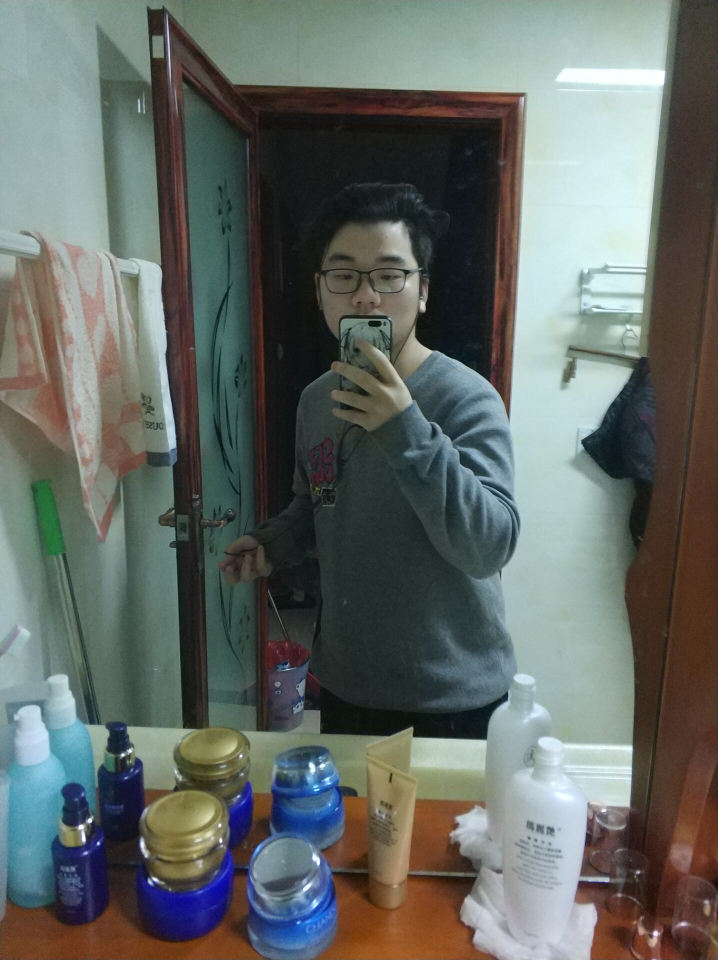
#> input picture pic/pangzi.jpg, 1436 x 1920 px, given in place of image_0067.jpg, which was not available (shown at 1/2 size)
$ python 'class4_色彩空间.py'
#> lines starting #> are read from the running program, lines starting #| are printed output that depends on the picture; after the words box and inside, x2 and y2 are one past the last pixel; in counts of white or black regions, pixels touching at a corner belong together; pictures that were not available may be replaced by others from this repository, and a replacement may not be noted
import cv2 as cv
import numpy as np

#过滤某个颜色
def extrace_object():
    #读取视屏
    capture = cv.VideoCapture("F:\software/tensorflow&opencv\opencv/video/01.mp4")
    while (True):
        ret,frame = capture.read()

        if ret == False:
            break

        #过滤绿色   可以很好地追踪颜色对象
        hsv = cv.cvtColor(frame,cv.COLOR_BGR2HSV)
        cv.imshow("hsv", hsv)
        lower_hsv = np.array([37,43,46])#HSV三通道的最小值
        upper_hsv = np.array([77, 255, 255])#HSV三通道的最大值

        mask = cv.inRange(hsv,lowerb=lower_hsv,upperb=upper_hsv)

        dst = cv.bitwise_and(frame,frame,mask=mask)
        cv.imshow("mask",mask)
        cv.imshow("dst", dst)

        cv.imshow("video",frame)
        c = cv.waitKey(40)
        if c==27:
            break


#色彩空间相互转换
def color_space_demo(image):
    #转换成GRAY的色彩空间
    gray = cv.cvtColor(image,cv.COLOR_BGR2GRAY)
    cv.imshow("gray",gray)
    #转换成HSV的色彩空间
    hsv = cv.cvtColor(image,cv.COLOR_BGR2HSV)
    cv.imshow("hsv",hsv)
    #转换成yuv色彩空间
    yuv = cv.cvtColor(image,cv.COLOR_BGR2YUV)
    cv.imshow("yuv", yuv)


# 读取图片,读取的数据为numpy的多元数组
src = cv.imread('F:/software/tensorflow-inception/pic_test/image_0067.jpg')
#> src is the input picture: shape (1920, 1436, 3); mean B, G, R 101.6, 106, 99.8
# opencv命名
cv.namedWindow("input image", cv.WINDOW_AUTOSIZE)
# 显示图片
cv.imshow("input image", src)

#将RGB三通道分离
b,g,r = cv.split(src)
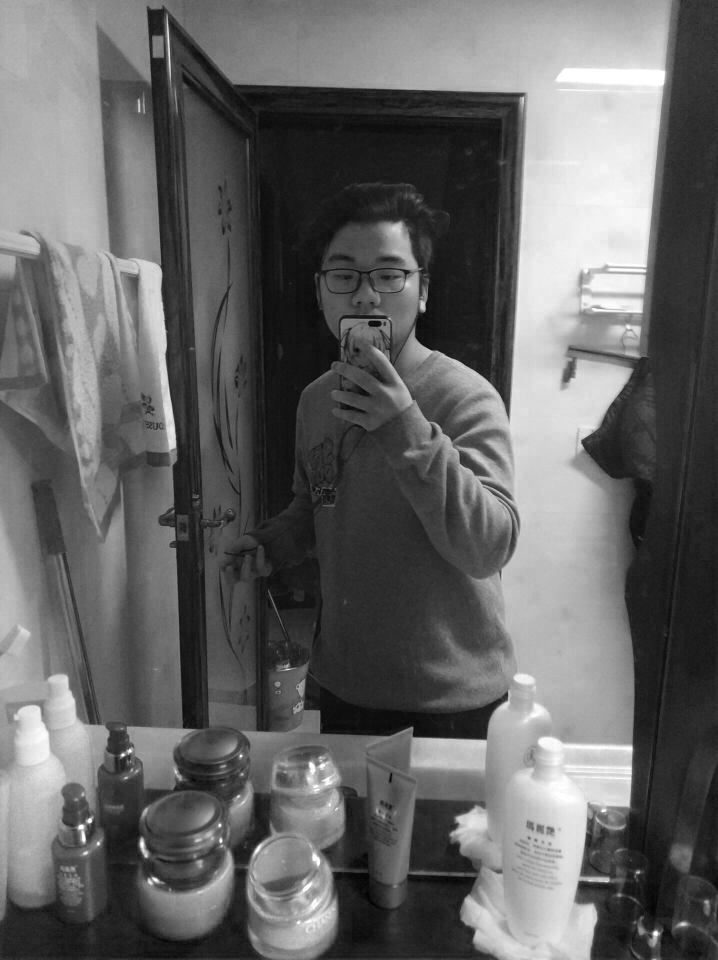
#> b: shape (1920, 1436) (shown at 1/2 size); min 0, max 255, mean 101.6
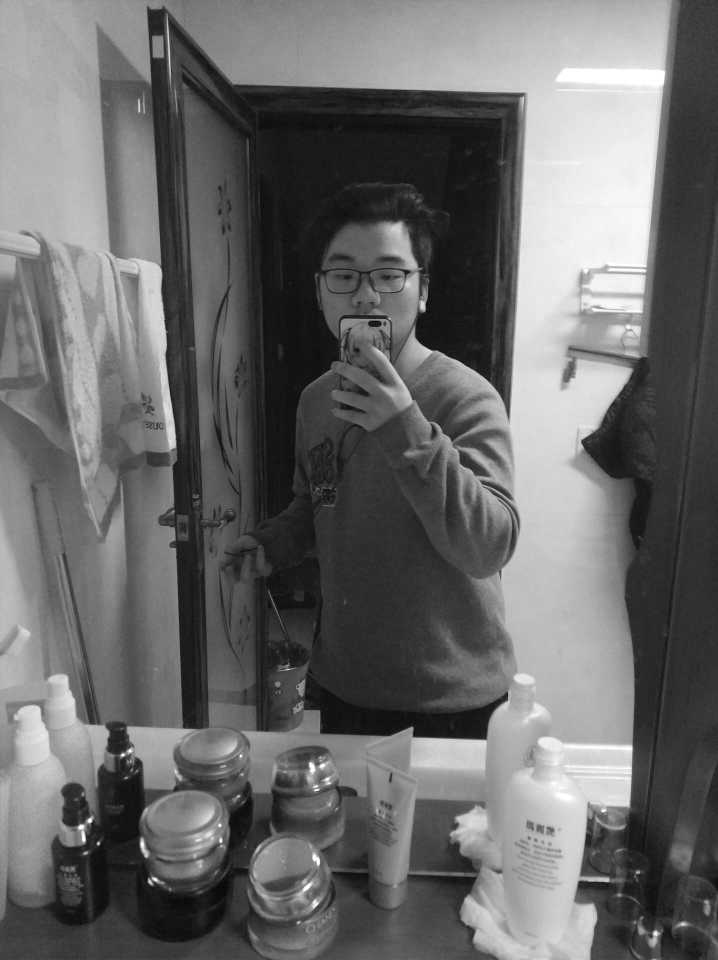
#> g: shape (1920, 1436) (shown at 1/2 size); min 4, max 255, mean 106
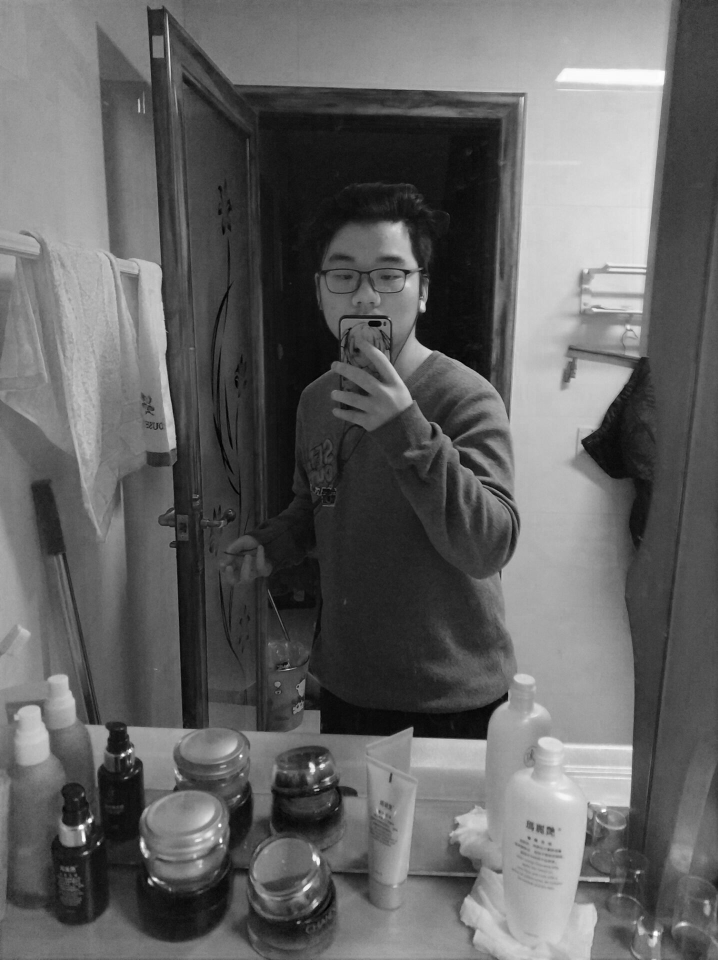
#> r: shape (1920, 1436) (shown at 1/2 size); min 0, max 255, mean 99.8
cv.imshow("Blue",b)
cv.imshow("Green",g)
cv.imshow("Red",r)

#更改通道，将第三通道更改为0
src[:,:,2]=0
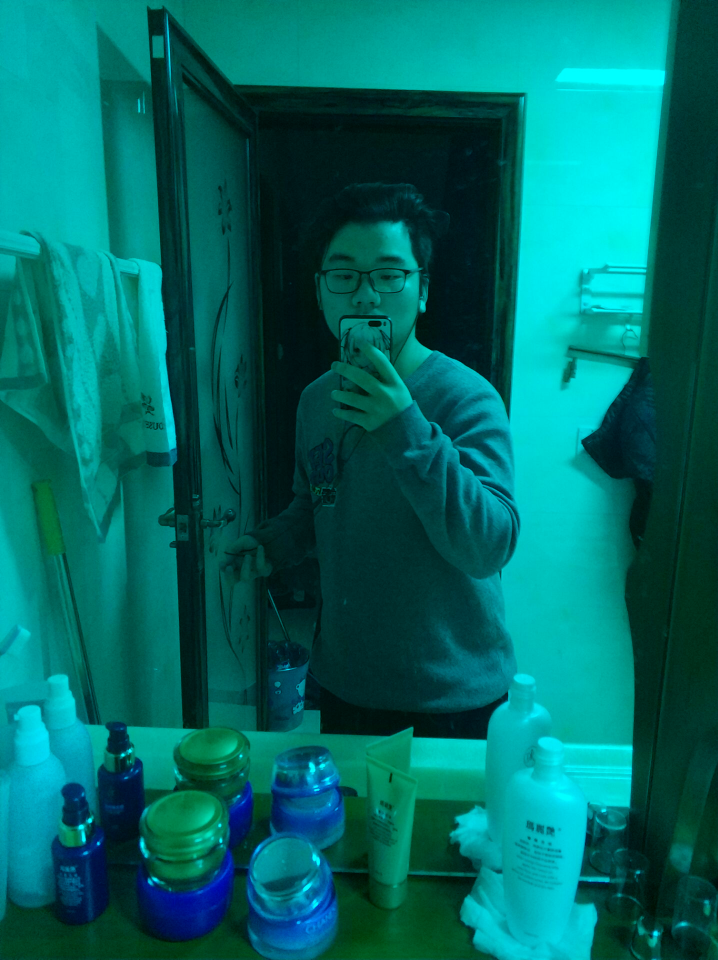
#> src: shape (1920, 1436, 3) (shown at 1/2 size); mean B, G, R 101.6, 106, 0
cv.imshow("changed1 image",src)
#合并通道
src = cv.merge([b,g,r])
cv.imshow("changed image",src)

extrace_object()
#> in extrace_object, `hsv = cv.cvtColor(frame,cv.COLOR_BGR2HSV)`: hsv: shape (1920, 1436, 3); mean H, S, V 64.8, 68.4, 115.8
#> in extrace_object, `mask = cv.inRange(hsv,lowerb=lower_hsv,upperb=upper_hsv)`:
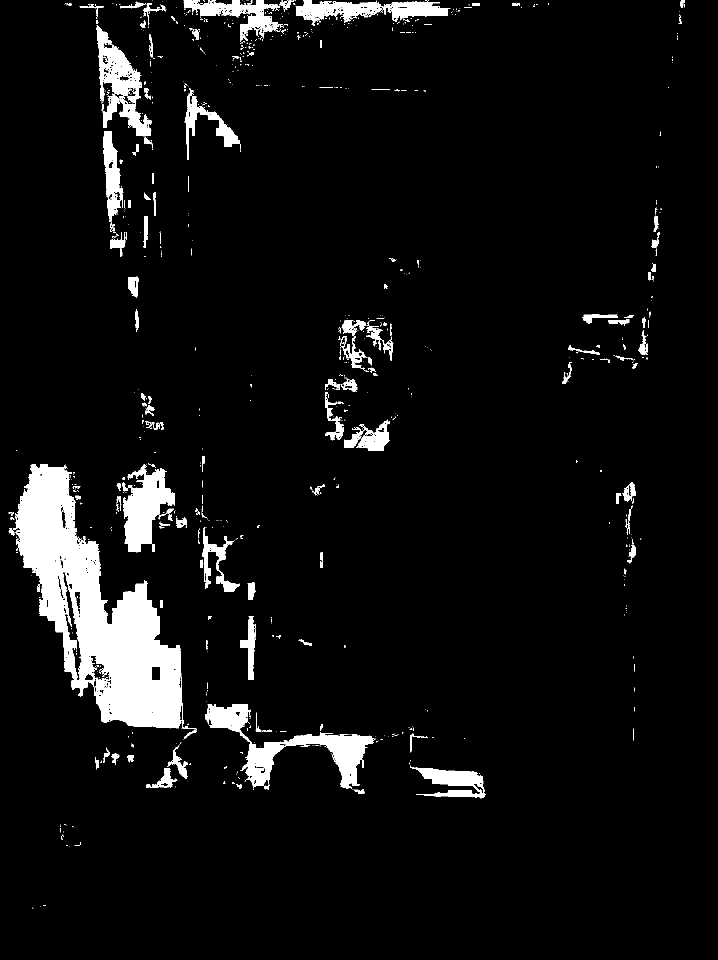
#> mask: shape (1920, 1436) (shown at 1/2 size); 6.1% white; 915 white regions (751 under 20 px), largest, box (x1, y1, x2, y2) and area: (26, 928, 394, 1478) 77630, (411, 1408, 751, 1580) 14849, (245, 929, 350, 1105) 9996
#> in extrace_object, `dst = cv.bitwise_and(frame,frame,mask=mask)`:
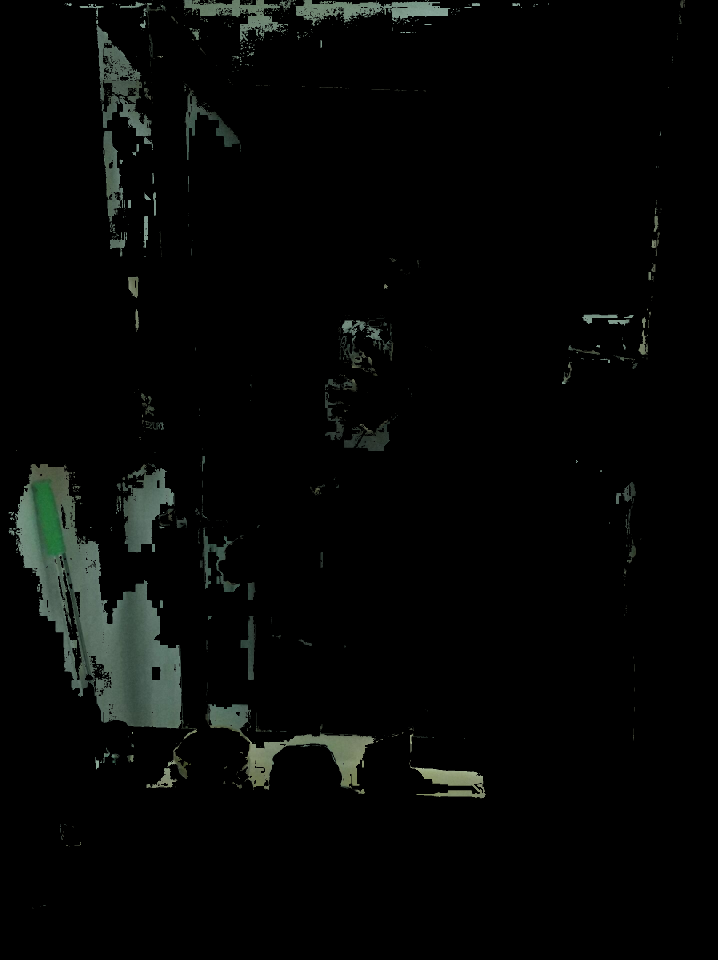
#> dst: shape (1920, 1436, 3) (shown at 1/2 size); mean B, G, R 5.6, 6.5, 5.3
#> (key Esc is pressed here)

cv.waitKey(0)

# 释放所有的类层
cv.destroyAllWindows()
